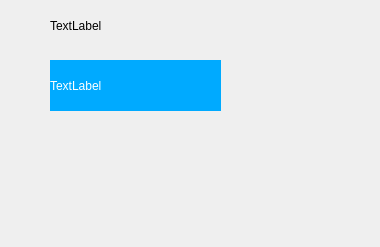
<?xml version="1.0" encoding="UTF-8"?>
<ui version="4.0">
 <class>MsgItem</class>
 <widget class="QWidget" name="MsgItem">
  <property name="geometry">
   <rect>
    <x>0</x>
    <y>0</y>
    <width>380</width>
    <height>247</height>
   </rect>
  </property>
  <property name="windowTitle">
   <string>Form</string>
  </property>
  <property name="styleSheet">
   <string notr="true"/>
  </property>
  <widget class="QLabel" name="nickName">
   <property name="geometry">
    <rect>
     <x>50</x>
     <y>10</y>
     <width>81</width>
     <height>31</height>
    </rect>
   </property>
   <property name="text">
    <string>TextLabel</string>
   </property>
  </widget>
  <widget class="QLabel" name="MsgBoard">
   <property name="geometry">
    <rect>
     <x>50</x>
     <y>60</y>
     <width>171</width>
     <height>51</height>
    </rect>
   </property>
   <property name="styleSheet">
    <string notr="true">background-color: rgb(0, 170, 255);
color: rgb(255, 255, 255);</string>
   </property>
   <property name="text">
    <string>TextLabel</string>
   </property>
  </widget>
 </widget>
 <resources/>
 <connections/>
</ui>
